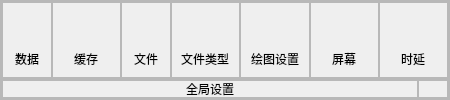
                   <widget class="QFrame" name="frame_210">
                    <property name="minimumSize">
                     <size>
                      <width>450</width>
                      <height>0</height>
                     </size>
                    </property>
                    <property name="maximumSize">
                     <size>
                      <width>400</width>
                      <height>16777215</height>
                     </size>
                    </property>
                    <property name="styleSheet">
                     <string notr="true">#frame_5{
	border:1px solid rgb(127,127,127);
}</string>
                    </property>
                    <property name="frameShape">
                     <enum>QFrame::StyledPanel</enum>
                    </property>
                    <property name="frameShadow">
                     <enum>QFrame::Raised</enum>
                    </property>
                    <layout class="QVBoxLayout" name="verticalLayout_105">
                     <property name="spacing">
                      <number>0</number>
                     </property>
                     <property name="leftMargin">
                      <number>0</number>
                     </property>
                     <property name="topMargin">
                      <number>0</number>
                     </property>
                     <property name="rightMargin">
                      <number>0</number>
                     </property>
                     <property name="bottomMargin">
                      <number>0</number>
                     </property>
                     <item>
                      <widget class="QFrame" name="frame_211">
                       <property name="frameShape">
                        <enum>QFrame::StyledPanel</enum>
                       </property>
                       <property name="frameShadow">
                        <enum>QFrame::Raised</enum>
                       </property>
                       <layout class="QHBoxLayout" name="horizontalLayout_58">
                        <property name="spacing">
                         <number>0</number>
                        </property>
                        <property name="leftMargin">
                         <number>0</number>
                        </property>
                        <property name="topMargin">
                         <number>0</number>
                        </property>
                        <property name="rightMargin">
                         <number>0</number>
                        </property>
                        <property name="bottomMargin">
                         <number>0</number>
                        </property>
                        <item>
                         <widget class="QFrame" name="exit_btn_72">
                          <property name="maximumSize">
                           <size>
                            <width>50</width>
                            <height>16777215</height>
                           </size>
                          </property>
                          <property name="frameShape">
                           <enum>QFrame::StyledPanel</enum>
                          </property>
                          <property name="frameShadow">
                           <enum>QFrame::Raised</enum>
                          </property>
                          <layout class="QVBoxLayout" name="_56">
                           <property name="spacing">
                            <number>0</number>
                           </property>
                           <property name="leftMargin">
                            <number>0</number>
                           </property>
                           <property name="topMargin">
                            <number>0</number>
                           </property>
                           <property name="rightMargin">
                            <number>0</number>
                           </property>
                           <property name="bottomMargin">
                            <number>0</number>
                           </property>
                           <item alignment="Qt::AlignHCenter|Qt::AlignVCenter">
                            <widget class="QPushButton" name="menu_icon_button_146">
                             <property name="maximumSize">
                              <size>
                               <width>30</width>
                               <height>30</height>
                              </size>
                             </property>
                             <property name="styleSheet">
                              <string notr="true">background:none;
border:none;
</string>
                             </property>
                             <property name="text">
                              <string/>
                             </property>
                             <property name="icon">
                              <iconset resource="res.qrc">
                               <normaloff>:/images/images/global-01.png</normaloff>:/images/images/global-01.png</iconset>
                             </property>
                             <property name="iconSize">
                              <size>
                               <width>30</width>
                               <height>30</height>
                              </size>
                             </property>
                            </widget>
                           </item>
                           <item alignment="Qt::AlignHCenter">
                            <widget class="QLabel" name="label_87">
                             <property name="text">
                              <string>数据</string>
                             </property>
                            </widget>
                           </item>
                          </layout>
                         </widget>
                        </item>
                        <item>
                         <widget class="QFrame" name="exit_btn_73">
                          <property name="maximumSize">
                           <size>
                            <width>70</width>
                            <height>16777215</height>
                           </size>
                          </property>
                          <property name="frameShape">
                           <enum>QFrame::StyledPanel</enum>
                          </property>
                          <property name="frameShadow">
                           <enum>QFrame::Raised</enum>
                          </property>
                          <layout class="QVBoxLayout" name="_57">
                           <property name="spacing">
                            <number>0</number>
                           </property>
                           <property name="leftMargin">
                            <number>0</number>
                           </property>
                           <property name="topMargin">
                            <number>0</number>
                           </property>
                           <property name="rightMargin">
                            <number>0</number>
                           </property>
                           <property name="bottomMargin">
                            <number>0</number>
                           </property>
                           <item alignment="Qt::AlignHCenter|Qt::AlignVCenter">
                            <widget class="QPushButton" name="menu_icon_button_147">
                             <property name="maximumSize">
                              <size>
                               <width>30</width>
                               <height>30</height>
                              </size>
                             </property>
                             <property name="styleSheet">
                              <string notr="true">background:none;
border:none;
</string>
                             </property>
                             <property name="text">
                              <string/>
                             </property>
                             <property name="icon">
                              <iconset resource="res.qrc">
                               <normaloff>:/images/images/global-02.png</normaloff>:/images/images/global-02.png</iconset>
                             </property>
                             <property name="iconSize">
                              <size>
                               <width>30</width>
                               <height>30</height>
                              </size>
                             </property>
                            </widget>
                           </item>
                           <item alignment="Qt::AlignHCenter">
                            <widget class="QLabel" name="label_88">
                             <property name="text">
                              <string>缓存</string>
                             </property>
                            </widget>
                           </item>
                          </layout>
                         </widget>
                        </item>
                        <item>
                         <widget class="QFrame" name="exit_btn_74">
                          <property name="maximumSize">
                           <size>
                            <width>50</width>
                            <height>16777215</height>
                           </size>
                          </property>
                          <property name="frameShape">
                           <enum>QFrame::StyledPanel</enum>
                          </property>
                          <property name="frameShadow">
                           <enum>QFrame::Raised</enum>
                          </property>
                          <layout class="QVBoxLayout" name="_58">
                           <property name="spacing">
                            <number>0</number>
                           </property>
                           <property name="leftMargin">
                            <number>0</number>
                           </property>
                           <property name="topMargin">
                            <number>0</number>
                           </property>
                           <property name="rightMargin">
                            <number>0</number>
                           </property>
                           <property name="bottomMargin">
                            <number>0</number>
                           </property>
                           <item alignment="Qt::AlignHCenter|Qt::AlignVCenter">
                            <widget class="QPushButton" name="menu_icon_button_148">
                             <property name="maximumSize">
                              <size>
                               <width>30</width>
                               <height>30</height>
                              </size>
                             </property>
                             <property name="styleSheet">
                              <string notr="true">background:none;
border:none;
</string>
                             </property>
                             <property name="text">
                              <string/>
                             </property>
                             <property name="icon">
                              <iconset resource="res.qrc">
                               <normaloff>:/images/images/global-03.png</normaloff>:/images/images/global-03.png</iconset>
                             </property>
                             <property name="iconSize">
                              <size>
                               <width>30</width>
                               <height>30</height>
                              </size>
                             </property>
                            </widget>
                           </item>
                           <item alignment="Qt::AlignHCenter">
                            <widget class="QLabel" name="label_89">
                             <property name="text">
                              <string>文件</string>
                             </property>
                            </widget>
                           </item>
                          </layout>
                         </widget>
                        </item>
                        <item>
                         <widget class="QFrame" name="exit_btn_75">
                          <property name="maximumSize">
                           <size>
                            <width>70</width>
                            <height>16777215</height>
                           </size>
                          </property>
                          <property name="frameShape">
                           <enum>QFrame::StyledPanel</enum>
                          </property>
                          <property name="frameShadow">
                           <enum>QFrame::Raised</enum>
                          </property>
                          <layout class="QVBoxLayout" name="_59">
                           <property name="spacing">
                            <number>0</number>
                           </property>
                           <property name="leftMargin">
                            <number>0</number>
                           </property>
                           <property name="topMargin">
                            <number>0</number>
                           </property>
                           <property name="rightMargin">
                            <number>0</number>
                           </property>
                           <property name="bottomMargin">
                            <number>0</number>
                           </property>
                           <item alignment="Qt::AlignHCenter|Qt::AlignVCenter">
                            <widget class="QPushButton" name="menu_icon_button_149">
                             <property name="maximumSize">
                              <size>
                               <width>30</width>
                               <height>30</height>
                              </size>
                             </property>
                             <property name="styleSheet">
                              <string notr="true">background:none;
border:none;
</string>
                             </property>
                             <property name="text">
                              <string/>
                             </property>
                             <property name="icon">
                              <iconset resource="res.qrc">
                               <normaloff>:/images/images/global-04.png</normaloff>:/images/images/global-04.png</iconset>
                             </property>
                             <property name="iconSize">
                              <size>
                               <width>30</width>
                               <height>30</height>
                              </size>
                             </property>
                            </widget>
                           </item>
                           <item alignment="Qt::AlignHCenter">
                            <widget class="QLabel" name="label_90">
                             <property name="text">
                              <string>文件类型</string>
                             </property>
                            </widget>
                           </item>
                          </layout>
                         </widget>
                        </item>
                        <item>
                         <widget class="QFrame" name="exit_btn_76">
                          <property name="maximumSize">
                           <size>
                            <width>70</width>
                            <height>16777215</height>
                           </size>
                          </property>
                          <property name="frameShape">
                           <enum>QFrame::StyledPanel</enum>
                          </property>
                          <property name="frameShadow">
                           <enum>QFrame::Raised</enum>
                          </property>
                          <layout class="QVBoxLayout" name="_60">
                           <property name="spacing">
                            <number>0</number>
                           </property>
                           <property name="leftMargin">
                            <number>0</number>
                           </property>
                           <property name="topMargin">
                            <number>0</number>
                           </property>
                           <property name="rightMargin">
                            <number>0</number>
                           </property>
                           <property name="bottomMargin">
                            <number>0</number>
                           </property>
                           <item alignment="Qt::AlignHCenter|Qt::AlignVCenter">
                            <widget class="QPushButton" name="menu_icon_button_150">
                             <property name="maximumSize">
                              <size>
                               <width>30</width>
                               <height>30</height>
                              </size>
                             </property>
                             <property name="styleSheet">
                              <string notr="true">background:none;
border:none;
</string>
                             </property>
                             <property name="text">
                              <string/>
                             </property>
                             <property name="icon">
                              <iconset resource="res.qrc">
                               <normaloff>:/images/images/global-05.png</normaloff>:/images/images/global-05.png</iconset>
                             </property>
                             <property name="iconSize">
                              <size>
                               <width>30</width>
                               <height>30</height>
                              </size>
                             </property>
                            </widget>
                           </item>
                           <item alignment="Qt::AlignHCenter">
                            <widget class="QLabel" name="label_91">
                             <property name="text">
                              <string>绘图设置</string>
                             </property>
                            </widget>
                           </item>
                          </layout>
                         </widget>
                        </item>
                        <item>
                         <widget class="QFrame" name="exit_btn_77">
                          <property name="maximumSize">
                           <size>
                            <width>70</width>
                            <height>16777215</height>
                           </size>
                          </property>
                          <property name="frameShape">
                           <enum>QFrame::StyledPanel</enum>
                          </property>
                          <property name="frameShadow">
                           <enum>QFrame::Raised</enum>
                          </property>
                          <layout class="QVBoxLayout" name="_61">
                           <property name="spacing">
                            <number>0</number>
                           </property>
                           <property name="leftMargin">
                            <number>0</number>
                           </property>
                           <property name="topMargin">
                            <number>0</number>
                           </property>
                           <property name="rightMargin">
                            <number>0</number>
                           </property>
                           <property name="bottomMargin">
                            <number>0</number>
                           </property>
                           <item alignment="Qt::AlignHCenter|Qt::AlignVCenter">
                            <widget class="QPushButton" name="menu_icon_button_151">
                             <property name="maximumSize">
                              <size>
                               <width>30</width>
                               <height>30</height>
                              </size>
                             </property>
                             <property name="styleSheet">
                              <string notr="true">background:none;
border:none;
</string>
                             </property>
                             <property name="text">
                              <string/>
                             </property>
                             <property name="icon">
                              <iconset resource="res.qrc">
                               <normaloff>:/images/images/global-06.png</normaloff>:/images/images/global-06.png</iconset>
                             </property>
                             <property name="iconSize">
                              <size>
                               <width>30</width>
                               <height>30</height>
                              </size>
                             </property>
                            </widget>
                           </item>
                           <item alignment="Qt::AlignHCenter">
                            <widget class="QLabel" name="label_92">
                             <property name="text">
                              <string>屏幕</string>
                             </property>
                            </widget>
                           </item>
                          </layout>
                         </widget>
                        </item>
                        <item>
                         <widget class="QFrame" name="exit_btn_78">
                          <property name="maximumSize">
                           <size>
                            <width>70</width>
                            <height>16777215</height>
                           </size>
                          </property>
                          <property name="frameShape">
                           <enum>QFrame::StyledPanel</enum>
                          </property>
                          <property name="frameShadow">
                           <enum>QFrame::Raised</enum>
                          </property>
                          <layout class="QVBoxLayout" name="_62">
                           <property name="spacing">
                            <number>0</number>
                           </property>
                           <property name="leftMargin">
                            <number>0</number>
                           </property>
                           <property name="topMargin">
                            <number>0</number>
                           </property>
                           <property name="rightMargin">
                            <number>0</number>
                           </property>
                           <property name="bottomMargin">
                            <number>0</number>
                           </property>
                           <item alignment="Qt::AlignHCenter|Qt::AlignVCenter">
                            <widget class="QPushButton" name="menu_icon_button_152">
                             <property name="maximumSize">
                              <size>
                               <width>30</width>
                               <height>30</height>
                              </size>
                             </property>
                             <property name="styleSheet">
                              <string notr="true">background:none;
border:none;
</string>
                             </property>
                             <property name="text">
                              <string/>
                             </property>
                             <property name="icon">
                              <iconset resource="res.qrc">
                               <normaloff>:/images/images/global-07.png</normaloff>:/images/images/global-07.png</iconset>
                             </property>
                             <property name="iconSize">
                              <size>
                               <width>30</width>
                               <height>30</height>
                              </size>
                             </property>
                            </widget>
                           </item>
                           <item alignment="Qt::AlignHCenter">
                            <widget class="QLabel" name="label_93">
                             <property name="text">
                              <string>时延</string>
                             </property>
                            </widget>
                           </item>
                          </layout>
                         </widget>
                        </item>
                       </layout>
                      </widget>
                     </item>
                     <item>
                      <widget class="QFrame" name="frame_212">
                       <property name="maximumSize">
                        <size>
                         <width>16777215</width>
                         <height>20</height>
                        </size>
                       </property>
                       <property name="frameShape">
                        <enum>QFrame::StyledPanel</enum>
                       </property>
                       <property name="frameShadow">
                        <enum>QFrame::Raised</enum>
                       </property>
                       <layout class="QHBoxLayout" name="horizontalLayout_59">
                        <property name="spacing">
                         <number>0</number>
                        </property>
                        <property name="leftMargin">
                         <number>0</number>
                        </property>
                        <property name="topMargin">
                         <number>0</number>
                        </property>
                        <property name="rightMargin">
                         <number>0</number>
                        </property>
                        <property name="bottomMargin">
                         <number>0</number>
                        </property>
                        <item>
                         <widget class="QFrame" name="frame_213">
                          <property name="frameShape">
                           <enum>QFrame::StyledPanel</enum>
                          </property>
                          <property name="frameShadow">
                           <enum>QFrame::Raised</enum>
                          </property>
                          <layout class="QVBoxLayout" name="verticalLayout_106">
                           <property name="spacing">
                            <number>0</number>
                           </property>
                           <property name="leftMargin">
                            <number>0</number>
                           </property>
                           <property name="topMargin">
                            <number>0</number>
                           </property>
                           <property name="rightMargin">
                            <number>0</number>
                           </property>
                           <property name="bottomMargin">
                            <number>0</number>
                           </property>
                           <item>
                            <widget class="QLabel" name="label_94">
                             <property name="text">
                              <string>全局设置</string>
                             </property>
                             <property name="alignment">
                              <set>Qt::AlignCenter</set>
                             </property>
                            </widget>
                           </item>
                          </layout>
                         </widget>
                        </item>
                        <item>
                         <widget class="QFrame" name="frame_214">
                          <property name="maximumSize">
                           <size>
                            <width>30</width>
                            <height>16777215</height>
                           </size>
                          </property>
                          <property name="frameShape">
                           <enum>QFrame::StyledPanel</enum>
                          </property>
                          <property name="frameShadow">
                           <enum>QFrame::Raised</enum>
                          </property>
                          <layout class="QVBoxLayout" name="verticalLayout_107">
                           <property name="spacing">
                            <number>0</number>
                           </property>
                           <property name="leftMargin">
                            <number>0</number>
                           </property>
                           <property name="topMargin">
                            <number>0</number>
                           </property>
                           <property name="rightMargin">
                            <number>0</number>
                           </property>
                           <property name="bottomMargin">
                            <number>0</number>
                           </property>
                           <item>
                            <widget class="QPushButton" name="menu_icon_button_153">
                             <property name="maximumSize">
                              <size>
                               <width>30</width>
                               <height>30</height>
                              </size>
                             </property>
                             <property name="styleSheet">
                              <string notr="true">background:none;
border:none;
</string>
                             </property>
                             <property name="text">
                              <string/>
                             </property>
                             <property name="icon">
                              <iconset resource="res.qrc">
                               <normaloff>:/images/images/btnarrow.png</normaloff>:/images/images/btnarrow.png</iconset>
                             </property>
                             <property name="iconSize">
                              <size>
                               <width>20</width>
                               <height>20</height>
                              </size>
                             </property>
                            </widget>
                           </item>
                          </layout>
                         </widget>
                        </item>
                       </layout>
                      </widget>
                     </item>
                    </layout>
                   </widget>
